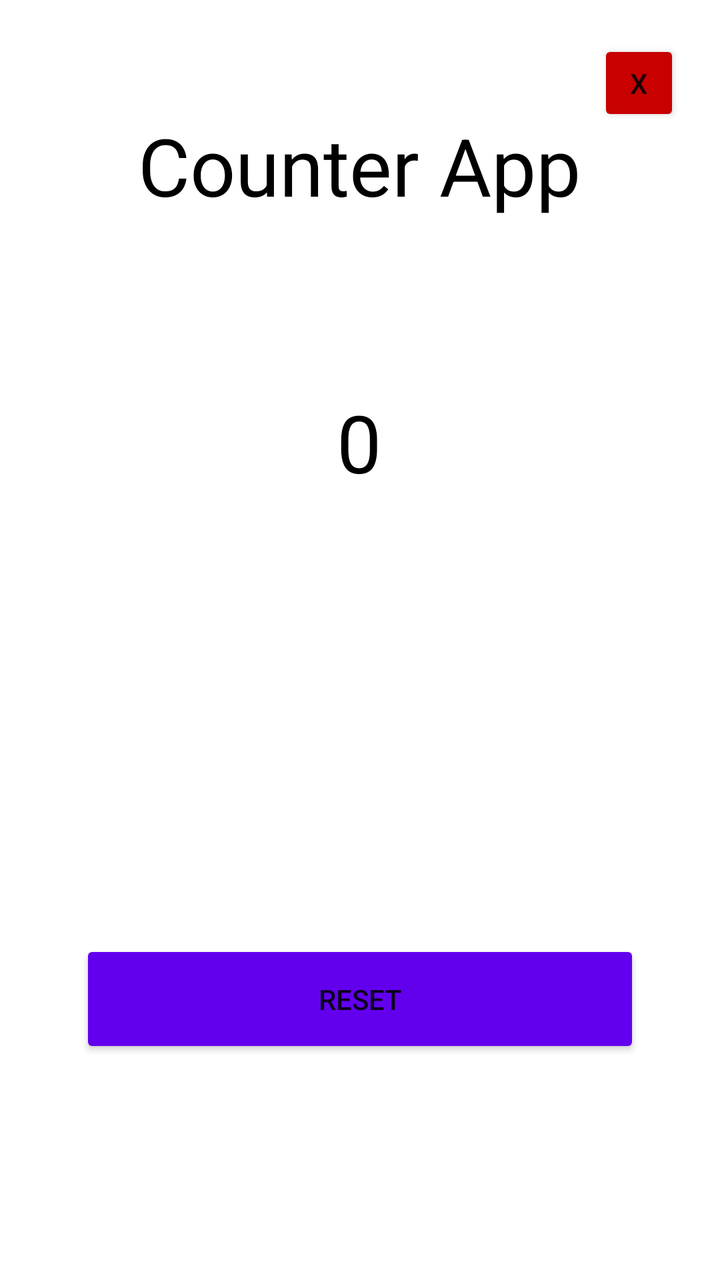
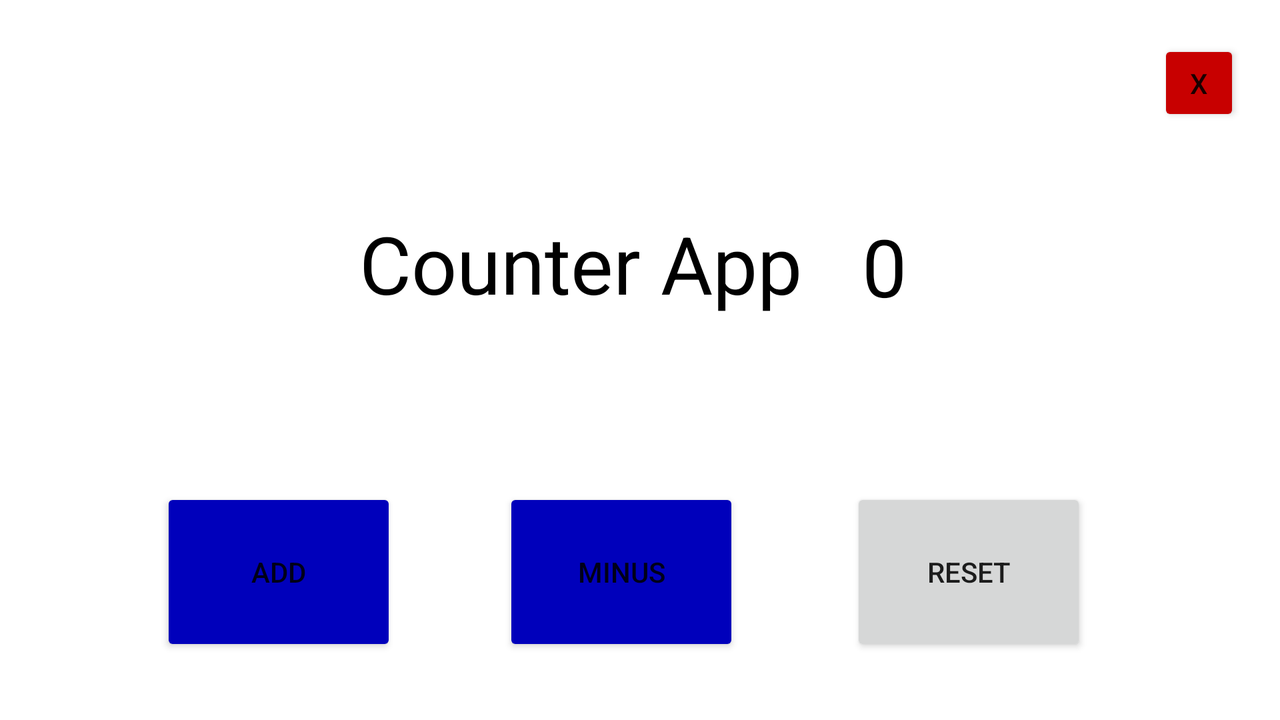

Compare how this app lays out the same screen by default and in its alternative resource folder. The renders come first, then the two layout files and the values they reference.
<!-- AndroidManifest.xml: application theme Theme.ButtoncounterManning -->
<!-- res/layout/activity_main.xml -->
<?xml version="1.0" encoding="utf-8"?>
<androidx.constraintlayout.widget.ConstraintLayout xmlns:android="http://schemas.android.com/apk/res/android"
    xmlns:app="http://schemas.android.com/apk/res-auto"
    xmlns:tools="http://schemas.android.com/tools"
    android:layout_width="match_parent"
    android:layout_height="match_parent"
    android:layout_gravity="center"
    android:orientation="vertical"
    android:padding="20dp"
    tools:context=".MainActivity">

    <TextView
        android:id="@+id/textView2"
        android:layout_width="wrap_content"
        android:layout_height="wrap_content"
        android:layout_gravity="center"
        android:layout_marginBottom="238dp"
        android:padding="20dp"
        android:text="@string/Title"
        android:textColor="@color/black"
        android:textSize="40sp"
        app:layout_constraintBottom_toBottomOf="parent"
        app:layout_constraintEnd_toEndOf="parent"
        app:layout_constraintHorizontal_bias="0.496"
        app:layout_constraintStart_toStartOf="parent"
        app:layout_constraintTop_toTopOf="parent"
        app:layout_constraintVertical_bias="0.06" />

    <TextView
        android:id="@+id/displayID"
        android:layout_width="wrap_content"
        android:layout_height="wrap_content"
        android:layout_gravity="center"
        android:padding="10dp"
        android:text="@string/counter"
        android:textColor="@color/black"
        android:textSize="40sp"
        app:layout_constraintBottom_toBottomOf="parent"
        app:layout_constraintEnd_toEndOf="parent"
        app:layout_constraintHorizontal_bias="0.498"
        app:layout_constraintStart_toStartOf="parent"
        app:layout_constraintTop_toBottomOf="@+id/textView2"
        app:layout_constraintVertical_bias="0.132" />

    <Button
        android:id="@+id/addButtonID"
        android:layout_width="125dp"
        android:layout_height="146dp"
        android:layout_marginTop="328dp"
        android:layout_marginBottom="288dp"
        android:backgroundTint="@color/blue_200"
        android:padding="20dp"
        android:text="@string/startButton"
        app:layout_constraintBottom_toBottomOf="parent"
        app:layout_constraintEnd_toEndOf="parent"
        app:layout_constraintHorizontal_bias="0.139"
        app:layout_constraintStart_toStartOf="parent"
        app:layout_constraintTop_toTopOf="parent"
        app:layout_constraintVertical_bias="0.0" />

    <Button
        android:id="@+id/minusButtonID"
        android:layout_width="125dp"
        android:layout_height="146dp"
        android:layout_marginTop="328dp"
        android:layout_marginBottom="288dp"
        android:backgroundTint="@color/blue_200"
        android:padding="20dp"
        android:text="@string/minusButton"
        app:layout_constraintBottom_toBottomOf="parent"
        app:layout_constraintEnd_toEndOf="parent"
        app:layout_constraintHorizontal_bias="0.86"
        app:layout_constraintStart_toStartOf="parent"
        app:layout_constraintTop_toTopOf="parent"
        app:layout_constraintVertical_bias="0.0" />

    <Button
        android:id="@+id/resetButtonID"
        android:layout_width="0dp"
        android:layout_height="wrap_content"
        android:layout_marginStart="20dp"
        android:layout_marginTop="76dp"
        android:layout_marginEnd="20dp"
        android:layout_marginBottom="91dp"
        android:backgroundTint="@color/purple_500"
        android:padding="20dp"
        android:text="@string/resetButton"
        app:layout_constraintBottom_toBottomOf="parent"
        app:layout_constraintEnd_toEndOf="parent"
        app:layout_constraintHorizontal_bias="0.775"
        app:layout_constraintStart_toStartOf="parent" />

    <Button
        android:id="@+id/quitButtonID"
        android:layout_width="41dp"
        android:layout_height="43dp"
        android:backgroundTint="@color/red_200"
        android:text="@string/quitButton"
        app:layout_constraintBottom_toBottomOf="parent"
        app:layout_constraintEnd_toEndOf="parent"
        app:layout_constraintHorizontal_bias="1.0"
        app:layout_constraintStart_toStartOf="parent"
        app:layout_constraintTop_toTopOf="parent"
        app:layout_constraintVertical_bias="0.0" />


</androidx.constraintlayout.widget.ConstraintLayout>
<!-- resources referenced by this layout -->
<resources>
  <color name="black">#FF000000</color>
  <color name="blue_200">#0000bb</color>
  <color name="purple_500">#FF6200EE</color>
  <color name="red_200">#c80000</color>
  <string name="Title">Counter App</string>
  <string name="counter">0</string>
  <string name="minusButton">Minus</string>
  <string name="quitButton">x</string>
  <string name="resetButton">Reset</string>
  <string name="startButton">Add</string>
  <style name="Theme.ButtoncounterManning" parent="Theme.MaterialComponents.DayNight.DarkActionBar">
          
          <item name="colorPrimary">@color/purple_500</item>
          <item name="colorPrimaryVariant">@color/purple_700</item>
          <item name="colorOnPrimary">@color/white</item>
          
          <item name="colorSecondary">@color/teal_200</item>
          <item name="colorSecondaryVariant">@color/teal_700</item>
          <item name="colorOnSecondary">@color/black</item>
          
          <item name="android:statusBarColor" tools:targetApi="l">?attr/colorPrimaryVariant</item>
          
      </style>
  <color name="purple_700">#FF3700B3</color>
  <color name="white">#FFFFFFFF</color>
  <color name="teal_200">#FF03DAC5</color>
  <color name="teal_700">#FF018786</color>
</resources>
<!-- res/layout-land/activity_main.xml (the author's variant of the layout above) -->
<!-- drawn on the phone turned sideways -->
<?xml version="1.0" encoding="utf-8"?>
<androidx.constraintlayout.widget.ConstraintLayout xmlns:android="http://schemas.android.com/apk/res/android"
    xmlns:app="http://schemas.android.com/apk/res-auto"
    xmlns:tools="http://schemas.android.com/tools"
    android:layout_width="match_parent"
    android:layout_height="match_parent"
    android:layout_gravity="center"
    android:orientation="vertical"
    android:padding="20dp"
    tools:context=".MainActivity">

    <TextView
        android:id="@+id/textView2"
        android:layout_width="wrap_content"
        android:layout_height="wrap_content"
        android:padding="20dp"
        android:text="@string/Title"
        android:textColor="@color/black"
        android:textSize="40sp"
        app:layout_constraintBottom_toBottomOf="parent"
        app:layout_constraintEnd_toEndOf="parent"
        app:layout_constraintHorizontal_bias="0.412"
        app:layout_constraintStart_toStartOf="parent"
        app:layout_constraintTop_toTopOf="parent"
        app:layout_constraintVertical_bias="0.287" />

    <TextView
        android:id="@+id/displayID"
        android:layout_width="wrap_content"
        android:layout_height="wrap_content"
        android:padding="10dp"
        android:text="@string/counter"
        android:textColor="@color/black"
        android:textSize="40sp"
        app:layout_constraintBottom_toBottomOf="parent"
        app:layout_constraintEnd_toEndOf="parent"
        app:layout_constraintHorizontal_bias="0.0"
        app:layout_constraintStart_toEndOf="@+id/textView2"
        app:layout_constraintTop_toTopOf="parent"
        app:layout_constraintVertical_bias="0.31" />

    <Button
        android:id="@+id/addButtonID"
        android:layout_width="118dp"
        android:layout_height="84dp"
        android:layout_marginBottom="8dp"
        android:backgroundTint="@color/blue_200"
        android:padding="20dp"
        android:text="@string/startButton"
        app:layout_constraintBottom_toBottomOf="parent"
        app:layout_constraintEnd_toEndOf="parent"
        app:layout_constraintHorizontal_bias="0.125"
        app:layout_constraintStart_toStartOf="parent"
        app:layout_constraintTop_toBottomOf="@+id/textView2"
        app:layout_constraintVertical_bias="0.941" />

    <Button
        android:id="@+id/minusButtonID"
        android:layout_width="118dp"
        android:layout_height="84dp"
        android:layout_marginBottom="8dp"
        android:backgroundTint="@color/blue_200"
        android:padding="20dp"
        android:text="@string/minusButton"
        app:layout_constraintBottom_toBottomOf="parent"
        app:layout_constraintEnd_toStartOf="@+id/resetButtonID"
        app:layout_constraintHorizontal_bias="0.488"
        app:layout_constraintStart_toEndOf="@+id/addButtonID"
        app:layout_constraintTop_toBottomOf="@+id/textView2"
        app:layout_constraintVertical_bias="0.941" />

    <Button
        android:id="@+id/resetButtonID"
        android:layout_width="118dp"
        android:layout_height="84dp"
        android:layout_marginBottom="8dp"
        android:padding="20dp"
        android:text="@string/resetButton"
        app:layout_constraintBottom_toBottomOf="parent"
        app:layout_constraintEnd_toEndOf="parent"
        app:layout_constraintHorizontal_bias="0.841"
        app:layout_constraintStart_toStartOf="parent"
        app:layout_constraintTop_toBottomOf="@+id/textView2"
        app:layout_constraintVertical_bias="0.941" />

    <Button
        android:id="@+id/quitButtonID"
        android:layout_width="41dp"
        android:layout_height="43dp"
        android:backgroundTint="@color/red_200"
        android:text="@string/quitButton"
        app:layout_constraintBottom_toBottomOf="parent"
        app:layout_constraintEnd_toEndOf="parent"
        app:layout_constraintHorizontal_bias="1.0"
        app:layout_constraintStart_toStartOf="parent"
        app:layout_constraintTop_toTopOf="parent"
        app:layout_constraintVertical_bias="0.0" />


</androidx.constraintlayout.widget.ConstraintLayout>
<!-- resources referenced by the variant -->
<!-- as the phone turned sideways resolves them -->
<resources>
  <color name="black">#FF000000</color>
  <color name="blue_200">#0000bb</color>
  <color name="red_200">#c80000</color>
  <string name="Title">Counter App</string>
  <string name="counter">0</string>
  <string name="minusButton">Minus</string>
  <string name="quitButton">x</string>
  <string name="resetButton">Reset</string>
  <string name="startButton">Add</string>
  <style name="Theme.ButtoncounterManning" parent="Theme.MaterialComponents.DayNight.DarkActionBar">
          
          <item name="colorPrimary">@color/purple_500</item>
          <item name="colorPrimaryVariant">@color/purple_700</item>
          <item name="colorOnPrimary">@color/white</item>
          
          <item name="colorSecondary">@color/teal_200</item>
          <item name="colorSecondaryVariant">@color/teal_700</item>
          <item name="colorOnSecondary">@color/black</item>
          
          <item name="android:statusBarColor" tools:targetApi="l">?attr/colorPrimaryVariant</item>
          
      </style>
  <color name="purple_500">#FF6200EE</color>
  <color name="purple_700">#FF3700B3</color>
  <color name="white">#FFFFFFFF</color>
  <color name="teal_200">#FF03DAC5</color>
  <color name="teal_700">#FF018786</color>
</resources>
